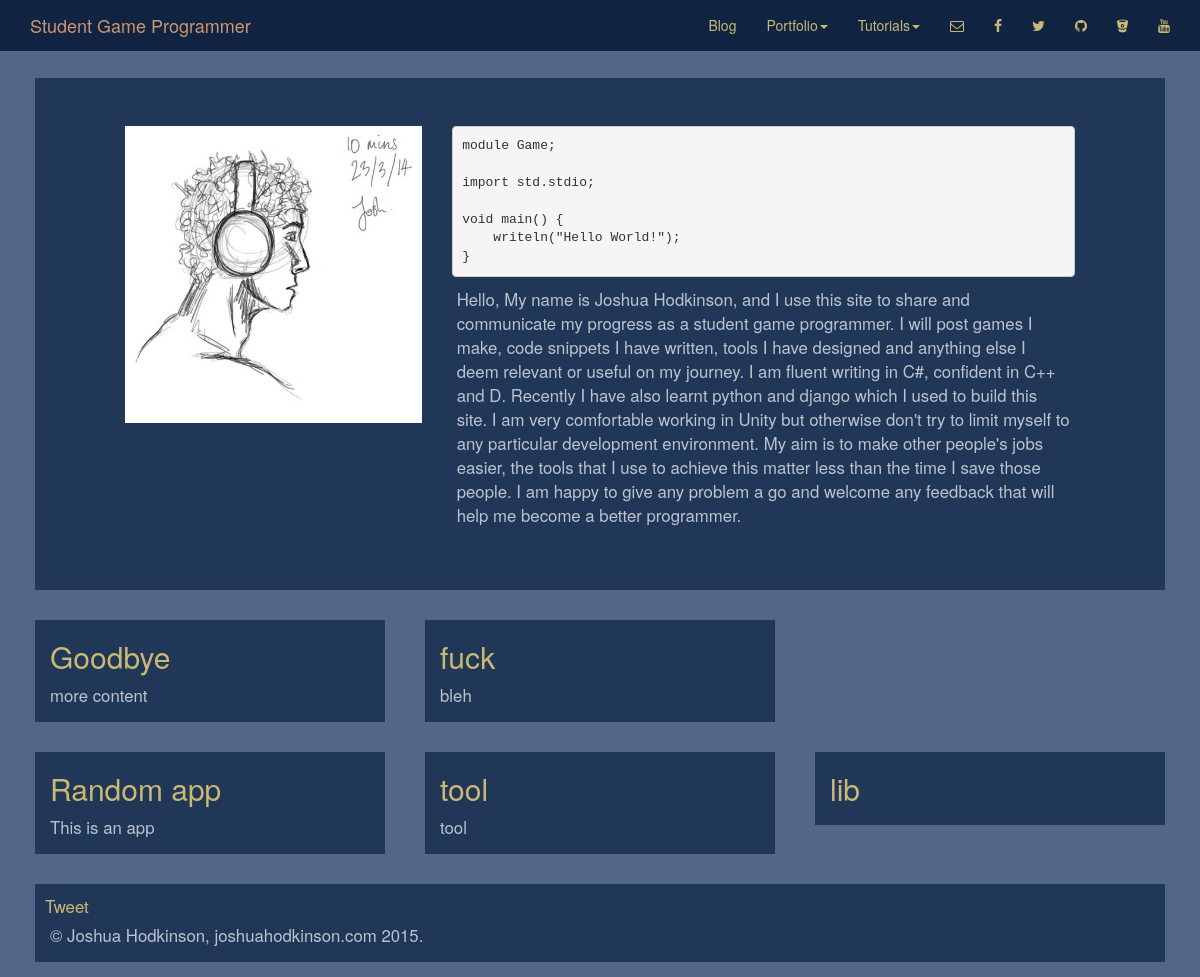
The app's page /, older data.
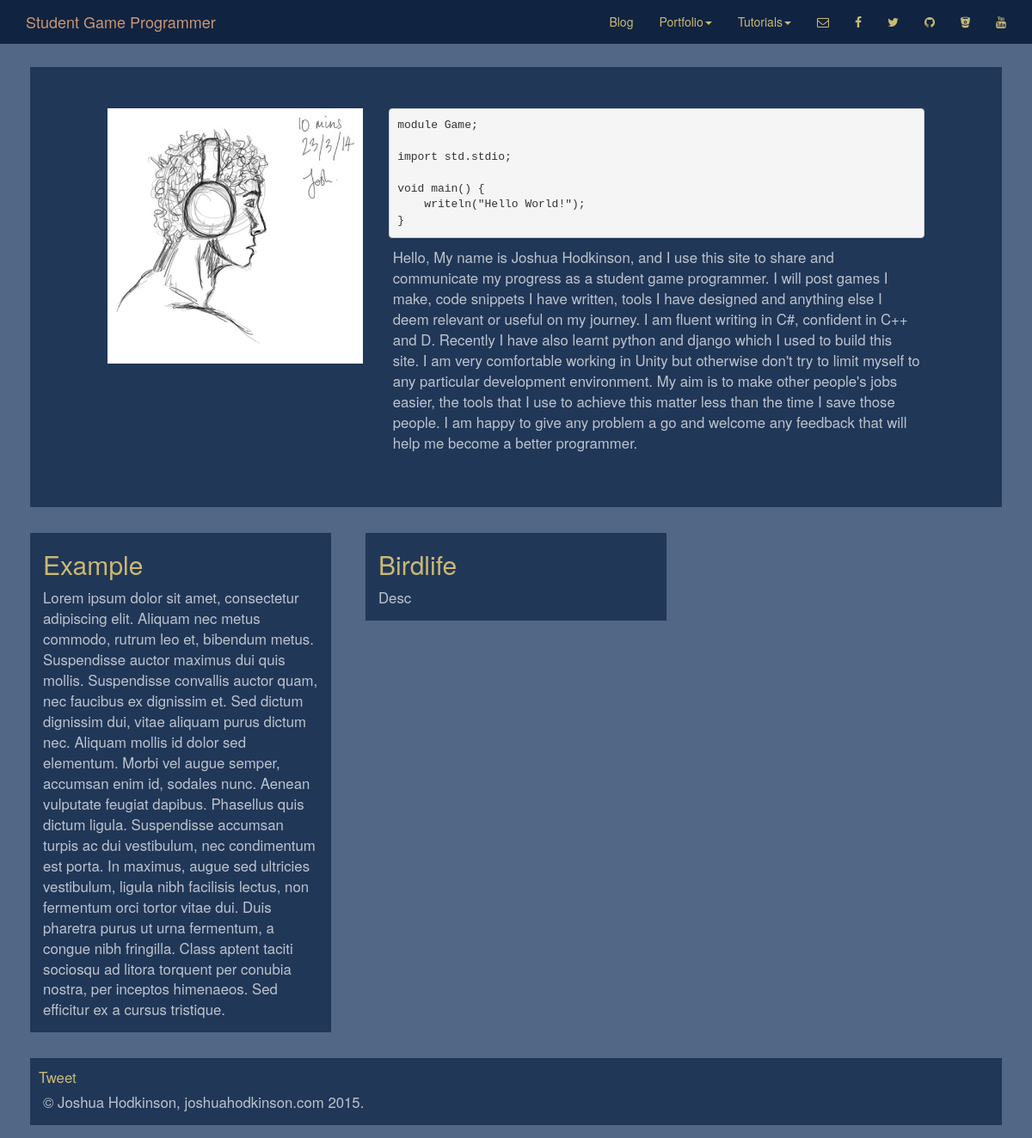
The same page, newer data.
### blog/models.py (models this page shows, shortened)
class Blog(models.Model):
	title = models.CharField(max_length=50)
	slug = models.SlugField(max_length=50, unique=True)
	body = models.TextField()
	posted = models.DateField(auto_now_add=True)
	category = models.ForeignKey('blog.Category', blank=True, null=True)
	tags = models.ManyToManyField('blog.Tag')
	@permalink
	def get_absolute_url(self):
		return ('blog-post', None, {'slug':self.slug, 'id':self.id,})
	class Meta:
		verbose_name = "Post"
		verbose_name_plural = "Posts"
		ordering = ["-posted"]

### home/models.py (models this page shows, shortened)
class Game(models.Model):
	title = models.CharField(max_length=50, unique=True)
	slug = models.SlugField(max_length=50, unique=True, default=title)
	video = models.URLField()
	thumbnail = models.ImageField(upload_to = 'home/img/games/thumbnails/')
	description = models.TextField()
	contributors = models.ManyToManyField('home.Contributor', blank=True)
	links = models.ManyToManyField('home.Link', blank=True)
	posted = models.DateField(auto_now_add=True)
	@permalink
	def get_absolute_url(self):
		return ('game', None, {'slug':self.slug, 'id':self.id,})
	class Meta:
		verbose_name = "Game"
		verbose_name_plural = "Games"

class App(models.Model):
	title = models.CharField(max_length=50, unique=True)
	slug = models.SlugField(max_length=50, unique=True, default=title)
	video = models.URLField()
	thumbnail = models.ImageField(upload_to = 'home/img/apps/thumbnails/')
	description = models.TextField()
	contributors = models.ManyToManyField('home.Contributor', blank=True)
	links = models.ManyToManyField('home.Link', blank=True)
	posted = models.DateField(auto_now_add=True)
	@permalink
	def get_absolute_url(self):
		return ('app', None, {'slug':self.slug, 'id':self.id,})
	class Meta:
		verbose_name = "App"
		verbose_name_plural = "Apps"

class Tool(models.Model):
	title = models.CharField(max_length=50, unique=True)
	slug = models.SlugField(max_length=50, unique=True, default=title)
	video = models.URLField()
	thumbnail = models.ImageField(upload_to = 'home/img/tools/thumbnails/')
	description = models.TextField()
	contributors = models.ManyToManyField('home.Contributor', blank=True)
	links = models.ManyToManyField('home.Link', blank=True)
	posted = models.DateField(auto_now_add=True)
	@permalink
	def get_absolute_url(self):
		return ('tool', None, {'slug':self.slug, 'id':self.id,})
	class Meta:
		verbose_name = "Tool"
		verbose_name_plural = "Tools"

class Library(models.Model):
	title = models.CharField(max_length=50, unique=True)
	slug = models.SlugField(max_length=50, unique=True, default=title)
	thumbnail = models.ImageField(upload_to = 'home/img/libraries/thumbnails/')
	description = models.TextField()
	contributors = models.ManyToManyField('home.Contributor', blank=True)
	links = models.ManyToManyField('home.Link', blank=True)
	posted = models.DateField(auto_now_add=True)
	@permalink
	def get_absolute_url(self):
		return ('library', None, {'slug':self.slug, 'id':self.id,})
	class Meta:
		verbose_name = "Library"
		verbose_name_plural = "Libraries"

### home/views.py (the view)
# urls.py: url(r'^$', 'home.views.home', name='home'),
def home(request):
	try:
		blog = Blog.objects.latest('id')
	except ObjectDoesNotExist:
		blog = None
	try:
		game = Game.objects.latest('id')
	except ObjectDoesNotExist:
		game = None
	try:
		app = App.objects.latest('id')
	except ObjectDoesNotExist:
		app = None
	try:
		tool = Tool.objects.latest('id')
	except ObjectDoesNotExist:
		tool = None
	try:
		lib = Library.objects.latest('id')
	except ObjectDoesNotExist:
		lib = None
	try:
		tut = Tutorial.objects.latest('id')
	except ObjectDoesNotExist:
		tut = None
	return render(request, "home/home.html", {
			'blog' : blog,
			'game' : game,
			'app' : app,
			'tool' : tool,
			'lib' : lib,
			'tut' : tut,
		})

### home/templates/home/home.html (shortened to what this page needs)
{% extends "base.html"%}
{%load staticfiles%}
{% load  markdown_deux_tags %}
{%block content%}
	<div class="container">
		<div class="jumbotron">
			<div class="container">
				<div class "row">
					<img class ="col-xs-12 col-md-4" src="{% static 'home/img/me.jpg' %}"/>
					<div class="col-xs-12 col-md-8">
						<code class="prettyprint code">
							<pre>module Game;<br><br>import std.stdio;<br><br>void main() {<br>&nbsp;&nbsp;&nbsp;&nbsp;writeln("Hello World!");<br>}</pre>
						</code>
						<p id="description" style="font-size:larger">
							Hello, My name is Joshua Hodkinson, and I use this site to share and communicate my progress as a student game programmer. I will post games I make, code snippets I have written, tools I have designed and anything else I deem relevant or useful on my journey. I am fluent writing in C#, confident in C++ and D. Recently I have also learnt python and django which I used to build this site. I am very comfortable working in Unity but otherwise don't try to limit myself to any particular development environment. My aim is to make other people's jobs easier, the tools that I use to achieve this matter less than the time I save those people. I am happy to give any problem a go and welcome any feedback that will help me become a better programmer.
						</p>
					</div>
				</div>
			</div>
		</div>
		<div class="row">
			{% if blog %}
				<div class="col-md-4">
					<div class="content">
						<a href="{{blog.get_absolute_url}}" style="color:#cab974;"><h2>{{blog.title}}</h2></a>
						<p>{{blog.body|markdown}}</p>
					</div>
				</div>
			{% endif %}
			{% if game %}
				<div class="col-md-4">
					<div class="content">
						<a href="{{game.get_absolute_url}}" style="color:#cab974;"><h2>{{game.title}}</h2></a>
						<p>{{game.description}}</p>
					</div>
				</div>
			{% endif %}
		</div>
		<div class="row">
			{% if app %}
				<div class="col-md-4">
					<div class="content">
						<a href="{{app.get_absolute_url}}" style="color:#cab974;"><h2>{{app.title}}</h2></a>
						<p>{{app.description}}</p>
					</div>
				</div>
			{% endif %}
			{% if tool %}
				<div class="col-md-4">
					<div class="content">
						<a href="{{tool.get_absolute_url}}" style="color:#cab974;"><h2>{{tool.title}}</h2></a>
						<p>{{tool.description}}</p>
					</div>
				</div>
			{% endif %}
			{% if lib %}
				<div class="col-md-4">
					<div class="content">
						<a href="{{lib.get_absolute_url}}" style="color:#cab974;"><h2>{{lib.title}}</h2></a>
					</div>
				</div>
			{% endif %}
		</div>
	</div>
{%endblock%}

### templates/base.html (shortened to what this page needs)
{% load staticfiles %}
<!DOCTYPE html>
<html lang="en">
	<head>
		{% include 'css.html' %}
	</head>
	<body>
		{% include 'navbar.html' %}
		{% block content %}
		{% endblock %}
		<footer>
			<div class = "container">
				<div class="content">
					<a href="https://twitter.com/share" class="twitter-share-button" data-url="http://{{request.get_host}}{{request.path}}">Tweet</a>
					<p>&copy; Joshua Hodkinson, joshuahodkinson.com {% now "Y" %}.</p>
				</div>
			</div>
		</footer>
	</body>
</html>

### templates/css.html (shortened to what this page needs)
{% load staticfiles %}
<link rel="stylesheet" href="https://maxcdn.bootstrapcdn.com/font-awesome/4.4.0/css/font-awesome.min.css">
<link rel="stylesheet" href="https://maxcdn.bootstrapcdn.com/bootstrap/3.3.5/css/bootstrap.min.css">
<link rel="stylesheet" href="{% static 'css/custom.css' %}">

### templates/navbar.html (shortened to what this page needs)
<nav class="navbar navbar-inverse navbar-fixed-top" role="navigation">
	<div class="container">
		<div class="navbar-header">
			<a class="navbar-brand" href="{% url 'home' %}">Student Game Programmer</a>
		</div>
		<div id="navbar" class="navbar-collapse collapse">
			<ul class="nav navbar-nav navbar-right" id ="boldText">
				<li>
					<a href="{% url 'blog' %}">Blog</a>
				</li>
				<li class="dropdown">
					<a href="#" class="dropdown-toggle", data-toggle="dropdown" role="button" aria-expanded="false">Portfolio<span class="caret"></span></a>
				</li>
				<li class="dropdown">
					<a href="#" class="dropdown-toggle", data-toggle="dropdown" role="button" aria-expanded="false">Tutorials<span class="caret"></span></a>
				</li>
				<li>
					<a href="mailto:joshua.hodkinson.42@gmail.com"> <i class="fa fa-envelope-o"></i></a>
				</li>
				<li>
					<a href="https://www.facebook.com/joshua.hodkinson"><i class="fa fa-facebook"></i></a>
				</li>
				<li>
					<a href="https://twitter.com/jbwhodkinson"><i class="fa fa-twitter"></i></a>
				</li>
				<li>
					<a href="https://github.com/Amaranthos"> <i class="fa fa-github"></i></a>
				</li>
				<li>
					<a href="https://bitbucket.org/amaranthos"><i class="fa fa-bitbucket"></i></a>
				</li>
				<li>
					<a href="https://www.youtube.com/channel/UC4VaUP2Ob7I6avrajgBm70w"><i class="fa fa-youtube"></i></a>
				</li>
			</ul>
		</div>
	</div>
</nav>

### templates/js.html (shortened to what this page needs)
{% load staticfiles %}

### static/css/custom.css (style rules this page uses)
body { background-color: #526685; color: rgba(255, 255, 255, 0.7); }
.h1, .h2, .h3, h1, h2, h3 { margin: 10px 5px; }
a { color:#cab974; }
p { margin: 5px; }
.container .jumbotron { border-radius: 0; }
.jumbotron { margin: 78px 5px 15px; background-color: #213758; }
.navbar-inverse { background-image: none !important; background-color: #102340; border-color: #102340; }
.navbar-inverse .navbar-brand { color: #ca9674; }
.navbar-inverse .navbar-nav>li>a { color: #cab974; }
.content { margin: 15px 5px; padding: 10px; background-color: #213758; color: rgba(255, 255, 255, 0.7); font-size: larger; }

Row changes from the older to the newer data that the page shows:
removed Blog: title "Goodbye", body "more content"
removed Game: title "fuck", description "bleh"
removed App: title "Random app", description "This is an app"
removed Tool: title "tool", description "tool"
removed Library: title "lib"
now on this page (row edited): Blog: title "Example", body "Lorem ipsum dolor sit amet, consectetur adipiscing elit. Aliquam nec metus commodo, rutrum leo et, bibendum metus. Suspendisse auctor maximus dui quis mollis. Suspendisse convallis auctor quam, nec faucibus ex dignissim et. Sed dictum dignissim dui, vitae aliquam purus dictum nec. Aliquam mollis id dolor sed elementum. Morbi vel augue semper, accumsan enim id, sodales nunc. Aenean vulputate feugiat dapibus. Phasellus quis dictum ligula. Suspendisse accumsan turpis ac dui vestibulum, nec condimentum est porta. In maximus, augue sed ultricies vestibulum, ligula nibh facilisis lectus, non fermentum orci tortor vitae dui. Duis pharetra purus ut urna fermentum, a congue nibh fringilla. Class…"
added Game: title "Birdlife", description "Desc"
